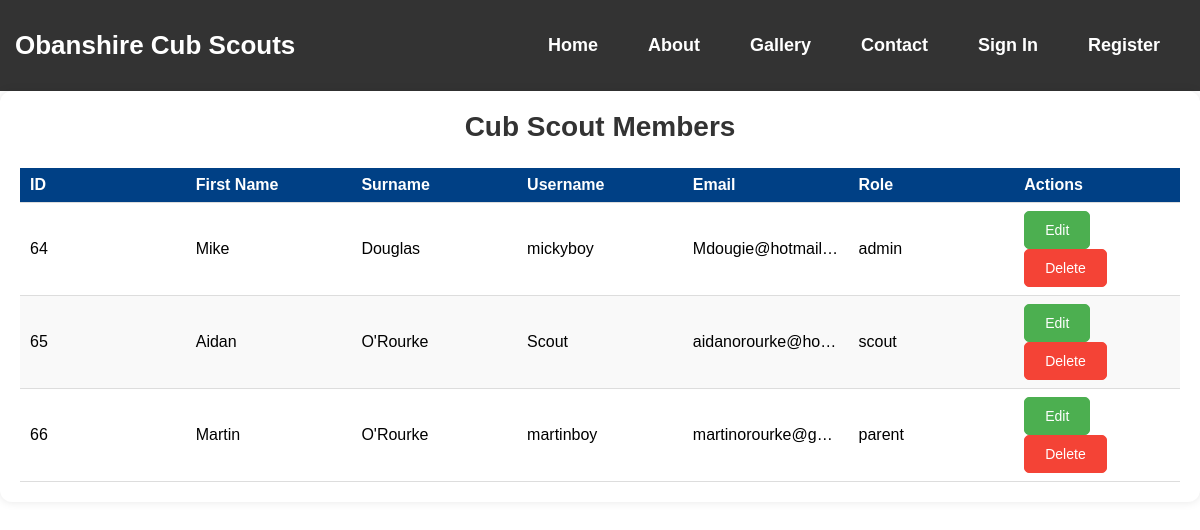
The app's page /public/admin/users.php, older data.
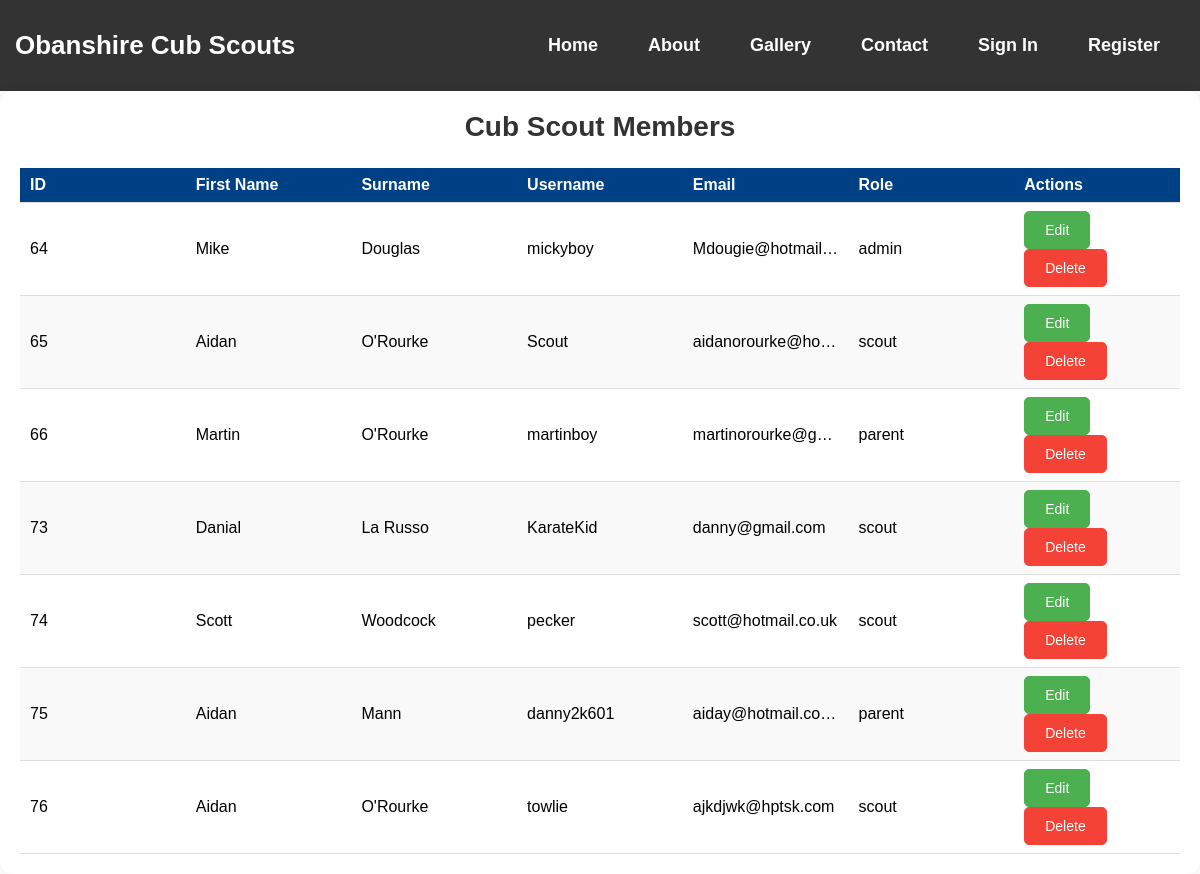
The same page, newer data.
### tables this page shows
CREATE TABLE `users` (
  `id` int(11) NOT NULL,
  `username` varchar(50) NOT NULL,
  `password` varchar(255) NOT NULL,
  `email` varchar(100) NOT NULL,
  `user_type` enum('admin','scout','parent') NOT NULL,
  `first_name` varchar(255) DEFAULT NULL,
  `surname` varchar(255) DEFAULT NULL
);

### public/admin/users.php (the view, shortened to what this page needs)
<?php
    include 'includes/header.php';
    include 'config/config.php';
$sql = "SELECT id, first_name, surname, username, email, user_type FROM users ORDER BY id ASC";
$result = mysqli_query($conn, $sql);
?>
<!DOCTYPE html>
<html lang="en">
<head>
</head>
<body>
  <div class="admin-container">
    <h1 class="admin-title">Cub Scout Members</h1>
    <div class="admin-table-wrapper">
      <table class="admin-table">
        <thead>
          <tr>
            <th>ID</th>
            <th>First Name</th>
            <th>Surname</th>
            <th>Username</th>
            <th>Email</th>
            <th>Role</th>
            <th>Actions</th>
          </tr>
        </thead>
        <tbody>
          <?php if (mysqli_num_rows($result) > 0): ?>
            <?php while ($user = mysqli_fetch_assoc($result)): ?>
              <tr>
                <td data-label="ID"><?= htmlspecialchars($user['id']) ?></td>
                <td data-label="first_name"><?= htmlspecialchars($user['first_name']) ?></td>
                <td data-label="surname"><?= htmlspecialchars($user['surname']) ?></td>
                <td data-label="Username"><?= htmlspecialchars($user['username']) ?></td>
                <td data-label="Email"><?= htmlspecialchars($user['email']) ?></td>
                <td data-label="Role"><?= htmlspecialchars($user['user_type']) ?></td>
                <td data-label="Actions">
                <a href="edit-user.php?id=<?= $user['id'] ?>" class="btn-edit">Edit</a>
                <a href="handlers/delete_user.php?id=<?= $user['id'] ?>" class="btn-delete" onclick="return confirm('Are you sure you want to delete this user?')">Delete</a>
                </td>
              </tr>
            <?php endwhile; ?>
          <?php else: ?>
            <tr>
              <td colspan="4" class="no-users">No users found.</td>
            </tr>
          <?php endif; ?>
        </tbody>
      </table>
    </div>
  </div>
</body>
</html>

### includes/header.php (shortened to what this page needs)
<!DOCTYPE html>
<html lang="en">
<head>
    <link rel="stylesheet" href="assets/css/style.css">
    <link rel="stylesheet" href="assets/css/nav.css">
    <link rel="stylesheet" href="assets/css/confirmation-message.css">
    <link rel="stylesheet" href="assets/css/users.css">
</head>
<body>
    <?php include "navigation.php"; ?>
</body>
</html>

### includes/navigation.php (shortened to what this page needs)
<nav class="navbar">
    <div class="navbar-container">
        <div class="logo">
            <a href="<?= ROOT_DIR ?>">Obanshire Cub Scouts</a>
        </div>
        <ul class="nav-links" id="navLinks">
            <?php if (!isset($_SESSION['user_type'])): ?>
                <li><a href="<?= ROOT_DIR ?>">Home</a></li>
                <li><a href="<?= ROOT_DIR ?>about">About</a></li>
                <li><a href="<?= ROOT_DIR ?>gallery">Gallery</a></li>
                <li><a href="<?= ROOT_DIR ?>contact">Contact</a></li>
                <li><a href="<?= ROOT_DIR ?>sign_in">Sign In</a></li>
                <li><a href="<?= ROOT_DIR ?>register">Register</a></li>
            <?php endif; ?>
        </ul>
    </div>
</nav>

### assets/css/style.css (style rules this page uses)
* { margin: 0; padding: 0; box-sizing: border-box; font-family: sans-serif; font-size: 16px; }

### assets/css/nav.css (style rules this page uses)
.navbar { background-color: #333; padding: 30px 15px; z-index: 999; }
.navbar-container { display: flex; justify-content: space-between; align-items: center; position: relative; }
.logo a { color: white; text-decoration: none; font-size: 26px; font-weight: bold; }
.nav-links { list-style-type: none; display: flex; justify-content: center; align-items: center; transition: all 0.3s ease; }
.nav-links li { margin: 0 15px; }
.nav-links a { color: white; text-decoration: none; font-size: 18px; font-weight: 800; padding: 10px; transition: background-color 0.3s ease; }

### assets/css/users.css (style rules this page uses)
.admin-container { max-width: 1500px; margin: 0 auto; background: #fff; padding: 20px; border-radius: 12px; box-shadow: 0 0 10px rgba(0,0,0,0.1); }
.admin-title { text-align: center; margin-bottom: 25px; color: #333; font-size: 28px; }
.admin-table-wrapper { overflow-x: auto; }
.admin-table { width: 100%; border-collapse: collapse; table-layout: fixed; }
.admin-table th, .admin-table td { padding: 8px 10px; border-bottom: 1px solid #ddd; text-align: left; overflow: hidden; text-overflow: ellipsis; }
.admin-table th { background-color: #004085; color: white; }
.admin-table tr:nth-child(even) { background-color: #f9f9f9; }
.btn-edit, .btn-delete { padding: 10px 20px; font-size: 14px; text-decoration: none; border-radius: 5px; display: inline-block; text-align: center; transition: background-color 0.3s, color 0.3s; }
.btn-edit { background-color: #4CAF50; color: white; border: 1px solid #4CAF50; }
.btn-delete { background-color: #f44336; color: white; border: 1px solid #f44336; }

Row changes from the older to the newer data that the page shows:
added users: id "73", first_name "Danial", surname "La Russo", username "KarateKid", email "danny@gmail.com", user_type "scout"
added users: id "74", first_name "Scott", surname "Woodcock", username "pecker", email "scott@hotmail.co.uk", user_type "scout"
added users: id "75", first_name "Aidan", surname "Mann", username "danny2k601", email "aiday@hotmail.co…", user_type "parent"
added users: id "76", first_name "Aidan", surname "O'Rourke", username "towlie", email "ajkdjwk@hptsk.com", user_type "scout"
